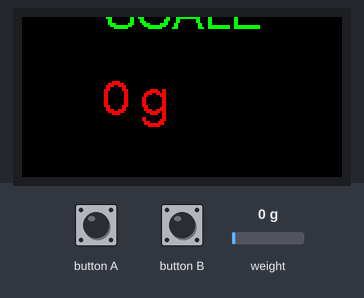
A sketch run on a simulated ESP32. Shown: 160×80 colour display. The test bench sets the inputs (shaded band); at power-on: weight on the scale 0 g. What the sketch prints to the serial monitor is not drawn.

Above: at 8.5 s.
8.6 s: weight on the scale set to 100 g
At 9.9 s:
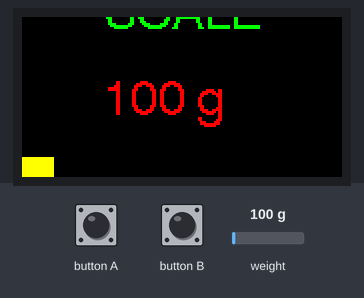
10.3 s: weight on the scale set to 1250 g
At 11.0 s:
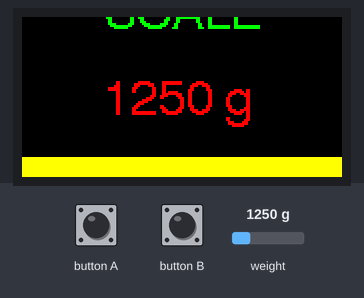
11.9 s: weight on the scale set to 2500 g
At 12.3 s:
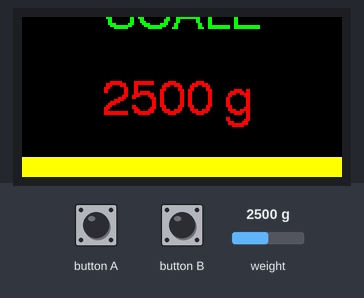
Timing chart, 0 to 14.9 s (numbered marks = the images above; inputs shaded):
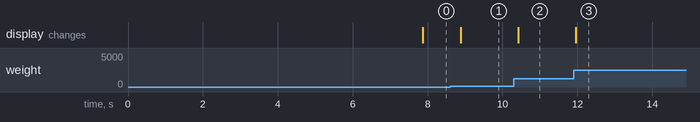

Measured:
- after the input at 8.6 s, the display: changes after 0.28 s (image 1)
- after the input at 10.3 s, the display: changes after 0.12 s (image 2)
- after the input at 11.9 s, the display: changes after 0.05 s (image 3)

The sketch:

M5SCALE_DIY_kit.ino
```cpp
// (licence header left out)
#include "HX711.h"
#include<M5StickC.h>

// HX711 circuit wiring
const int LOADCELL_DOUT_PIN = 33;
const int LOADCELL_SCK_PIN = 32;

HX711 scale;
const long LOADCELL_OFFSET = 50682624;
const long LOADCELL_DIVIDER = 5895655;

void setup() {
  M5.begin();
  M5.Lcd.setRotation(1);
  M5.Lcd.setTextColor(TFT_GREEN, TFT_BLACK);
  M5.Lcd.setTextDatum(MC_DATUM);
  M5.Lcd.drawString("SCALE", 80, 0, 4);
  Serial.begin(115200);
  M5.Lcd.setTextColor(TFT_RED, TFT_BLACK);
  M5.Lcd.drawString("initialization", 80, 40, 2);

  Serial.println("HX711 Demo");

  Serial.println("Initializing the scale");

  // Initialize library with data output pin, clock input pin and gain factor.
  // Channel selection is made by passing the appropriate gain:
  // - With a gain factor of 64 or 128, channel A is selected
  // - With a gain factor of 32, channel B is selected
  // By omitting the gain factor parameter, the library
  // default "128" (Channel A) is used here.
  scale.begin(LOADCELL_DOUT_PIN, LOADCELL_SCK_PIN);
  scale.set_scale(LOADCELL_DIVIDER);
  scale.set_offset(LOADCELL_OFFSET);

  Serial.println("Before setting up the scale:");
  Serial.print("read: \t\t");
  Serial.println(scale.read());      // print a raw reading from the ADC

  Serial.print("read average: \t\t");
  Serial.println(scale.read_average(20));   // print the average of 20 readings from the ADC

  Serial.print("get value: \t\t");
  Serial.println(scale.get_value(5));   // print the average of 5 readings from the ADC minus the tare weight (not set yet)

  Serial.print("get units: \t\t");
  Serial.println(scale.get_units(5), 1);  // print the average of 5 readings from the ADC minus tare weight (not set) divided
            // by the SCALE parameter (not set yet)

  scale.set_scale(61.2f);                      // this value is obtained by calibrating the scale with known weights; see the README for details
  scale.tare();               // reset the scale to 0

  Serial.println("After setting up the scale:");

  Serial.print("read: \t\t");
  Serial.println(scale.read());                 // print a raw reading from the ADC

  Serial.print("read average: \t\t");
  Serial.println(scale.read_average(20));       // print the average of 20 readings from the ADC

  Serial.print("get value: \t\t");
  Serial.println(scale.get_value(5));   // print the average of 5 readings from the ADC minus the tare weight, set with tare()

  Serial.print("get units: \t\t");
  Serial.println(scale.get_units(5), 1);        // print the average of 5 readings from the ADC minus tare weight, divided
            // by the SCALE parameter set with set_scale

  Serial.println("Readings:");
}

void loop() {
  if (M5.BtnA.wasPressed()) {
    scale.set_offset(LOADCELL_OFFSET + scale.read());
    scale.set_scale(61.2f);
    scale.tare();
  }
  M5.update();
  int weight = scale.get_units(5);
  M5.Lcd.setCursor(40,30,4);
  M5.Lcd.fillRect(0, 30, 160, 30, TFT_BLACK);
  M5.Lcd.printf("%1d g", weight);
  M5.Lcd.fillRect(0, 70, 160, 10, TFT_BLACK);
  M5.Lcd.fillRect(0, 70, weight*0.16, 10, TFT_YELLOW);
  Serial.print("average:\t");
  Serial.println(weight, 1);

}
```
